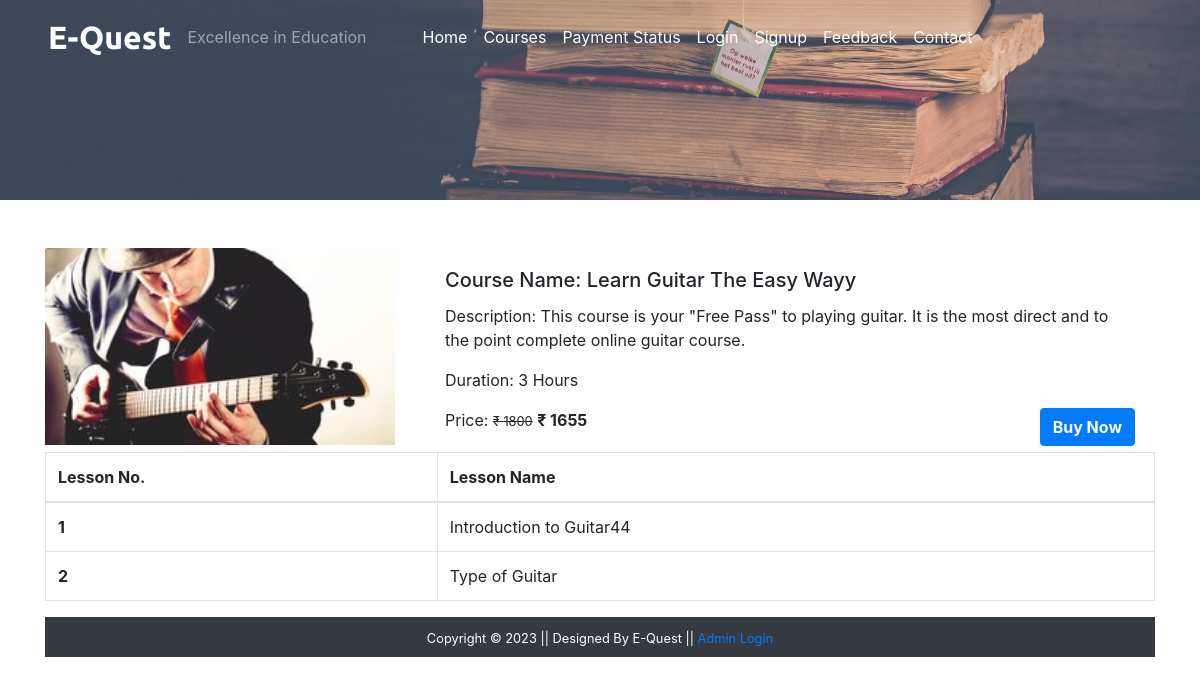
The page /coursedetails.php?course_id=8 on the database its author committed.
### tables this page shows
CREATE TABLE `course` (
  `course_id` int(11) NOT NULL,
  `course_name` text NOT NULL,
  `course_desc` text NOT NULL,
  `course_author` varchar(255) NOT NULL,
  `course_img` text NOT NULL,
  `course_duration` text NOT NULL,
  `course_price` int(11) NOT NULL,
  `course_original_price` int(11) NOT NULL
);

CREATE TABLE `lesson` (
  `lesson_id` int(11) NOT NULL,
  `lesson_name` text NOT NULL,
  `lesson_desc` text NOT NULL,
  `lesson_link` text NOT NULL,
  `course_id` int(11) NOT NULL,
  `course_name` text NOT NULL
);

### coursedetails.php (the view, shortened to what this page needs)
<?php
  include('./mainInclude/header.php');
?>
    <div class="container-fluid bg-dark">
      <div class="row">
        <img src="./image/coursebanner.jpg" alt="courses" style="height:200px; width:100%; object-fit:cover; box-shadow:10px;"/>
      </div>
    </div>
    <div class="container mt-5">
      <?php
          if(isset($_GET['course_id'])){
           $course_id = $_GET['course_id'];
           $sql = "SELECT * FROM course WHERE course_id = '$course_id'";
          $result = $conn->query($sql);
          if($result->num_rows > 0){
            while($row = $result->fetch_assoc()){
              echo '
                <div class="row">
                <div class="col-md-4">
                  <img src="'.str_replace('..', '.', $row['course_img']).'" class="card-img-top" alt="Guitar" />
                </div>
                <div class="col-md-8">
                  <div class="card-body">
                    <h5 class="card-title">Course Name: '.$row['course_name'].'</h5>
                    <p class="card-text"> Description: '.$row['course_desc'].'</p>
                    <p class="card-text"> Duration: '.$row['course_duration'].'</p>
                    <form action="checkout.php" method="post">
                      <p class="card-text d-inline">Price: <small><del>&#8377 '.$row['course_original_price'].'</del></small> <span class="font-weight-bolder">&#8377 '.$row['course_price'].'<span></p>
                      <input type="hidden" name="id" value='. $row["course_price"] .'>
                      <button type="submit" class="btn btn-primary text-white font-weight-bolder float-right" name="buy">Buy Now</button>
                    </form>
                  </div>
                </div>
              ';
            }
          }
         }
        ?>
      </div>
      <div class="container">
          <div class="row">
          <?php $sql = "SELECT * FROM lesson";
                $result = $conn->query($sql);
                if($result->num_rows > 0){
          echo '
           <table class="table table-bordered table-hover">
             <thead>
               <tr>
                 <th scope="col">Lesson No.</th>
                 <th scope="col">Lesson Name</th>
               </tr>
             </thead>
             <tbody>';
             $num = 0;
             while($row = $result->fetch_assoc()){
              if($row['course_id'] == $course_id) {
               $num++;
              echo ' <tr>
               <th scope="row">'.$num.'</th>
               <td>'. $row["lesson_name"].'</td></tr>';
              }
             }
             echo '</tbody>
           </table>';
            } ?>
       </div>
      </div>
     <?php
  include('./mainInclude/footer.php');
?>

### rows shown on the page
course: course_img (picture), course_name "Learn Guitar The Easy Wayy", course_desc "This course is your \"Free Pass\" to playing guitar. It is the most direct and to the point complete online guitar course.", course_duration "3 Hours", course_original_price "1800", course_price "1655"
lesson: lesson_name "Introduction to Guitar44"
lesson: lesson_name "Type of Guitar"
